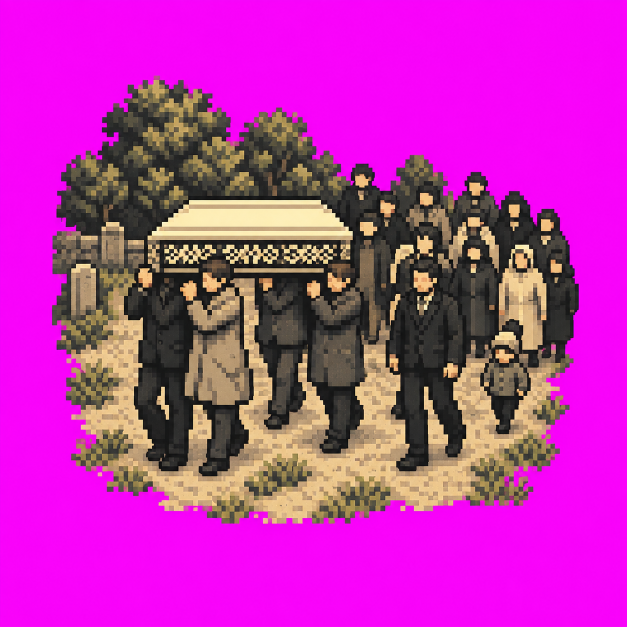
#> input picture gen/cemetery_memories_raw/procession.png, 1254 x 1254 px (shown at 1/2 size)
$ python build_cemetery_memories.py
#> lines starting #> are read from the running program, lines starting #| are printed output that depends on the picture; after the words box and inside, x2 and y2 are one past the last pixel; in counts of white or black regions, pixels touching at a corner belong together
"""Key, crop, and pixel-grid the three GPT-generated cemetery-memory scenes."""
from pathlib import Path

import numpy as np
from PIL import Image, ImageFilter

ROOT = Path(__file__).resolve().parents[1]
SOURCES = {
    "procession": ROOT / "gen/cemetery_memories_raw/procession.png",
    "memorial": ROOT / "gen/cemetery_memories_raw/memorial_ceremony.png",
    "wooden_cross": ROOT / "gen/cemetery_memories_raw/wooden_cross_gathering.png",
}
DEST = ROOT / "docs/img/memories"
KEY_SIZE = 160
OUTPUT_SIZE = 512


def prepare(source: Path, target: Path) -> None:
    rgba = np.array(Image.open(source).convert("RGBA"))
    red, green, blue = (rgba[..., i].astype(np.int16) for i in range(3))
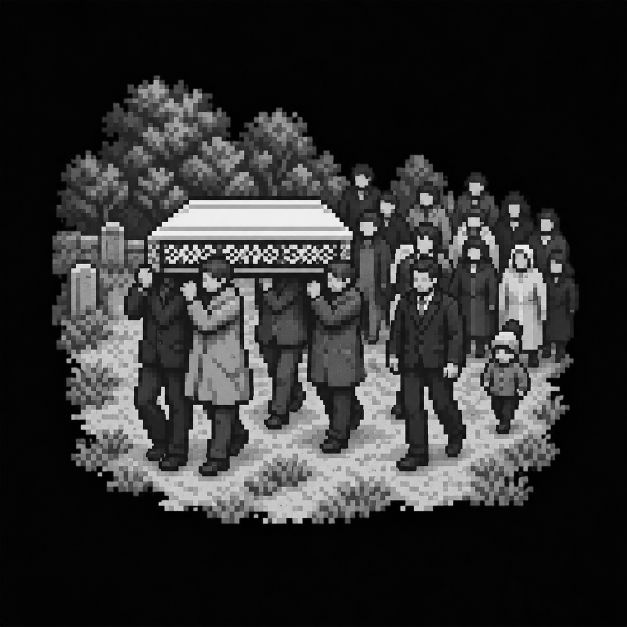
#> green: shape (1254, 1254) int16 (shown at 1/2 size); min 0, max 255, mean 47.9
    magenta = (red > 140) & (blue > 140) & (green < 125) & (np.abs(red - blue) < 110)
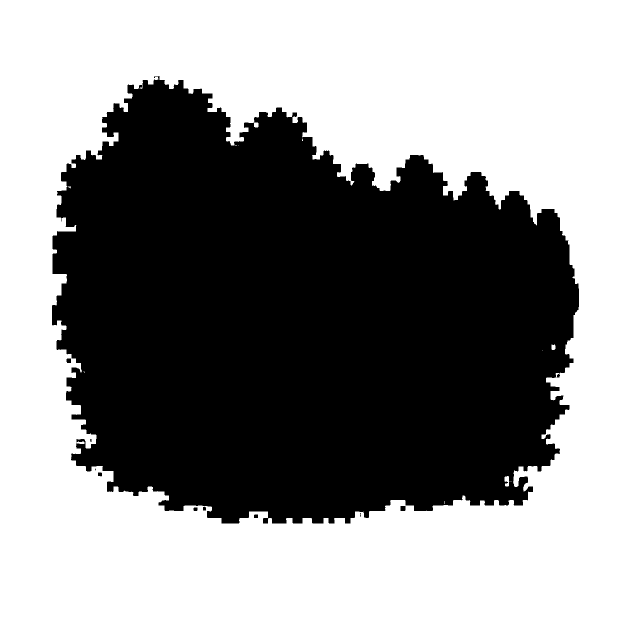
#> magenta: shape (1254, 1254) bool (shown at 1/2 size); 55.2% white; 10 black regions (3 under 20 px), largest, box (x1, y1, x2, y2) and area: (104, 152, 1158, 1047) 704687, (801, 1012, 811, 1022) 99, (133, 717, 142, 726) 78
    rgba[..., 3] = np.where(magenta, 0, 255).astype(np.uint8)
    keyed = Image.fromarray(rgba, "RGBA").filter(ImageFilter.MinFilter(3))
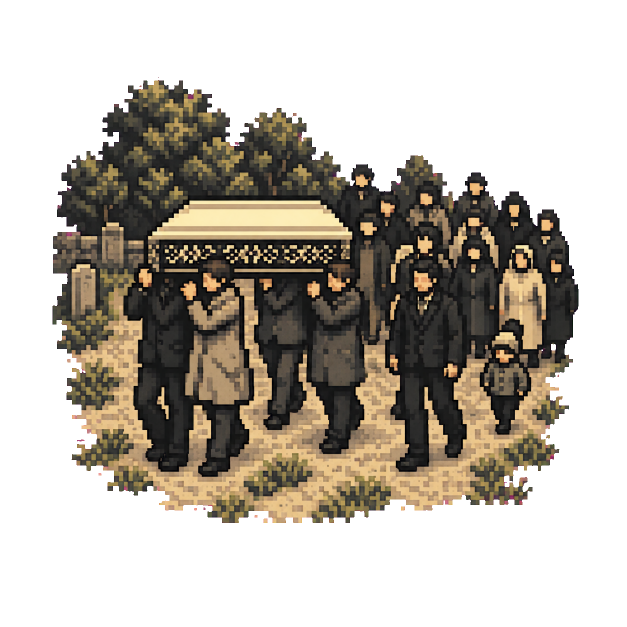
#> keyed: PIL image 1254x1254 RGBA (shown at 1/2 size); mean R, G, B, A 182.7, 41.9, 168.1, 113.1; transparent parts drawn white
    bounds = keyed.getchannel("A").getbbox()
#> bounds = (105, 154, 1157, 1046)
    if bounds is None:
        raise ValueError(f"No foreground survived chroma keying: {source}")
    crop = keyed.crop(bounds)
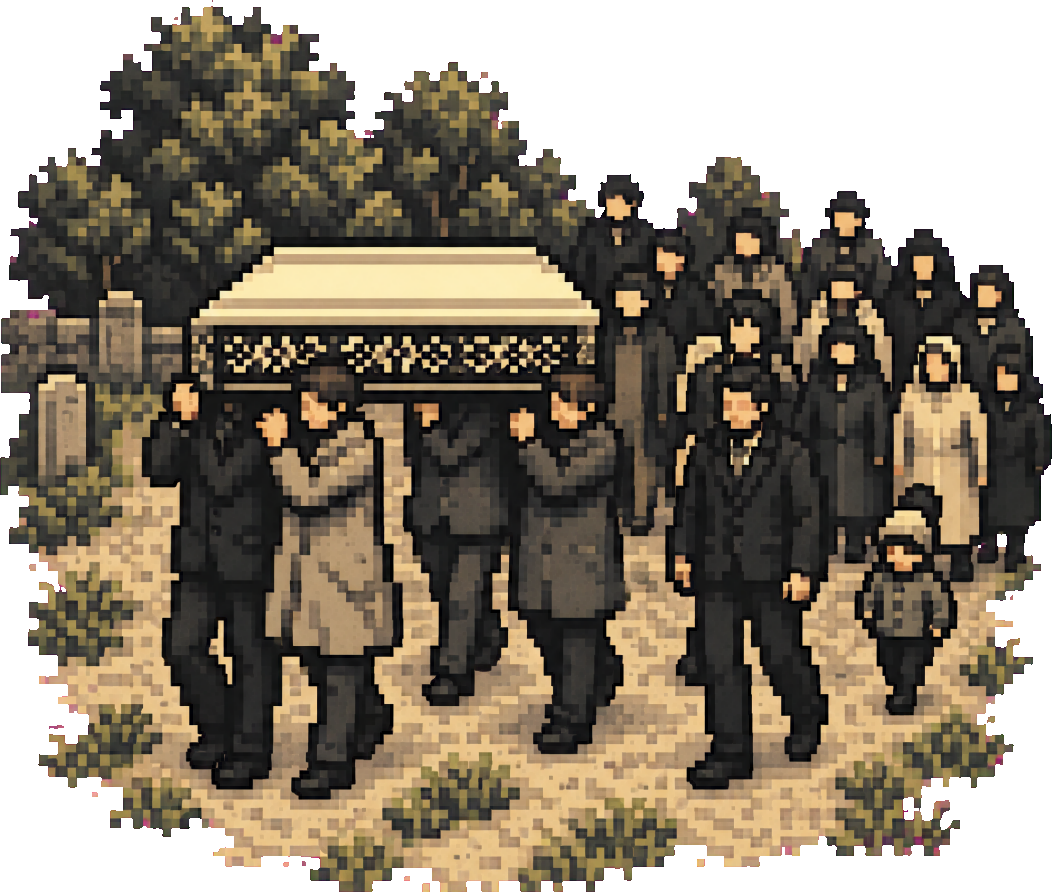
#> crop: PIL image 1052x892 RGBA; mean R, G, B, A 138.9, 68.5, 113.2, 189.5; transparent parts drawn white

    # Reduce noisy AI texture to a deliberately coarse, nearest-neighbor pixel grid.
    rgb = crop.convert("RGB").quantize(colors=56, method=Image.Quantize.MEDIANCUT, dither=Image.Dither.NONE).convert("RGB")
    rgb = rgb.resize((KEY_SIZE, KEY_SIZE), Image.Resampling.NEAREST)
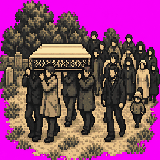
#> rgb: PIL image 160x160 RGB; mean R, G, B 138.7, 68.9, 113.3
    pixelated = rgb.resize((OUTPUT_SIZE, OUTPUT_SIZE), Image.Resampling.NEAREST).convert("RGBA")
    alpha = crop.getchannel("A").resize((KEY_SIZE, KEY_SIZE), Image.Resampling.NEAREST)
#> alpha: PIL image 160x160 L; 74.4% white; 12 black regions (7 under 20 px), largest, box (x1, y1, x2, y2) and area: (0, 0, 160, 74) 4485, (90, 84, 160, 160) 992, (0, 87, 52, 160) 971, (0, 70, 5, 82) 39, (57, 156, 67, 160) 29
    alpha = alpha.resize((OUTPUT_SIZE, OUTPUT_SIZE), Image.Resampling.NEAREST)
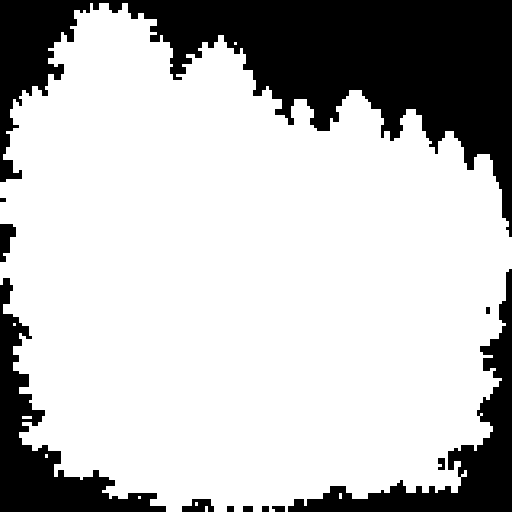
#> alpha: PIL image 512x512 L; 74.4% white; 12 black regions, largest, box (x1, y1, x2, y2) and area: (0, 0, 512, 237) 45966, (288, 269, 512, 512) 10145, (0, 278, 166, 512) 9918
    pixelated.putalpha(alpha)
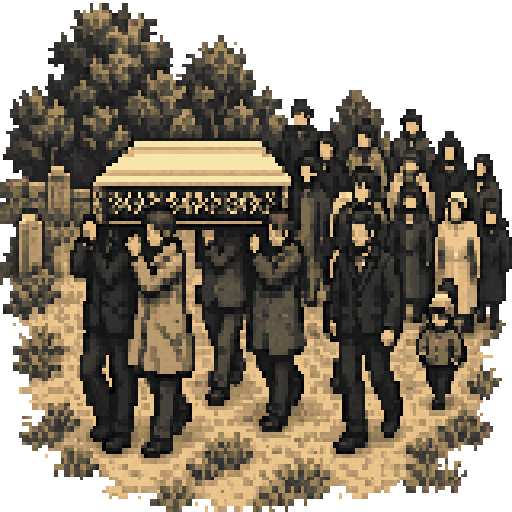
#> pixelated: PIL image 512x512 RGBA; mean R, G, B, A 138.6, 68.9, 113.2, 189.8; transparent parts drawn white
    pixelated.save(target, optimize=True)


def main() -> None:
    DEST.mkdir(parents=True, exist_ok=True)
    for name, source in SOURCES.items():
        target = DEST / f"{name}.png"
        prepare(source, target)
        print(f"{target.relative_to(ROOT)} {Image.open(target).size}")
#> pass 2 of the loop in main, `for name, source in SOURCES.items():`:
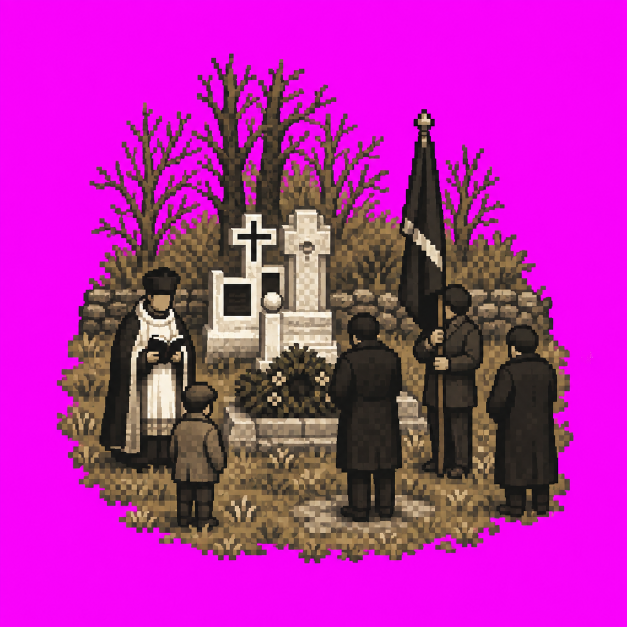
#> input picture gen/cemetery_memories_raw/memorial_ceremony.png, 1254 x 1254 px (shown at 1/2 size)
#> in prepare (call 2), `magenta = (red > 140) & (blue > 140) & (green < 125) & (np.abs(red - b..`:
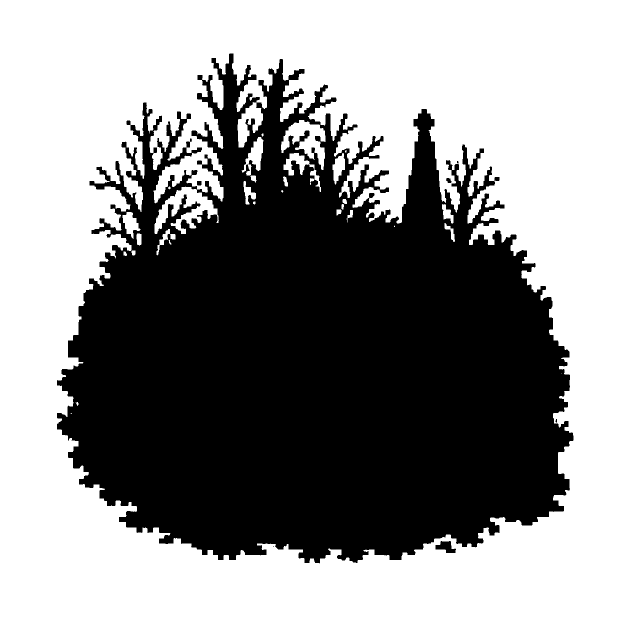
#> magenta: shape (1254, 1254) bool (shown at 1/2 size); 56.2% white; 7 black regions (3 under 20 px), largest, box (x1, y1, x2, y2) and area: (114, 107, 1147, 1127) 688349, (871, 1082, 912, 1106) 586, (394, 362, 403, 371) 79, (892, 356, 903, 366) 78
#> bounds = (115, 108, 1146, 1125)
#> crop: PIL image 1031x1017 RGBA
#> in prepare (call 2), `pixelated.putalpha(alpha)`:
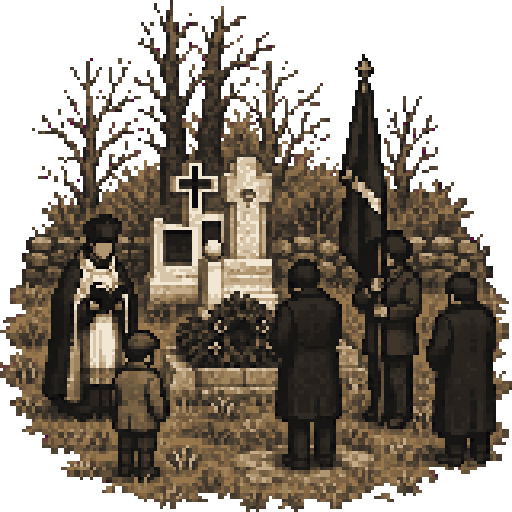
#> pixelated: PIL image 512x512 RGBA; mean R, G, B, A 138.4, 48.1, 118.8, 162.3; transparent parts drawn white
#> pass 3 of the loop in main, `for name, source in SOURCES.items():`:
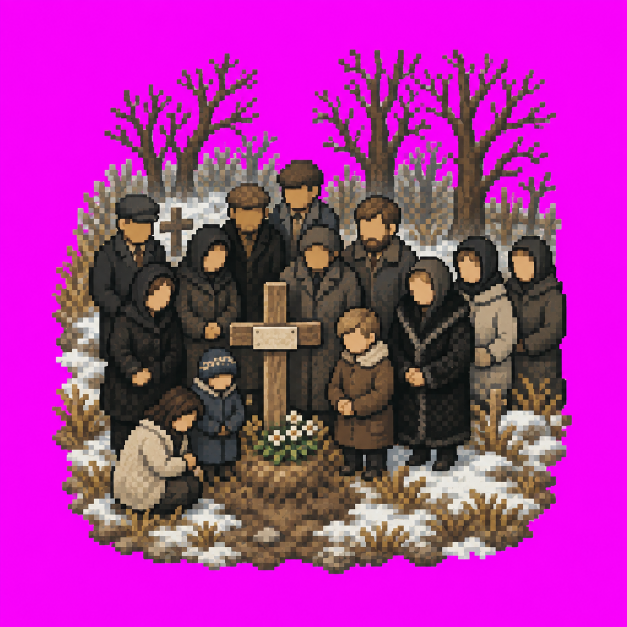
#> input picture gen/cemetery_memories_raw/wooden_cross_gathering.png, 1254 x 1254 px (shown at 1/2 size)
#> in prepare (call 3), `magenta = (red > 140) & (blue > 140) & (green < 125) & (np.abs(red - b..`:
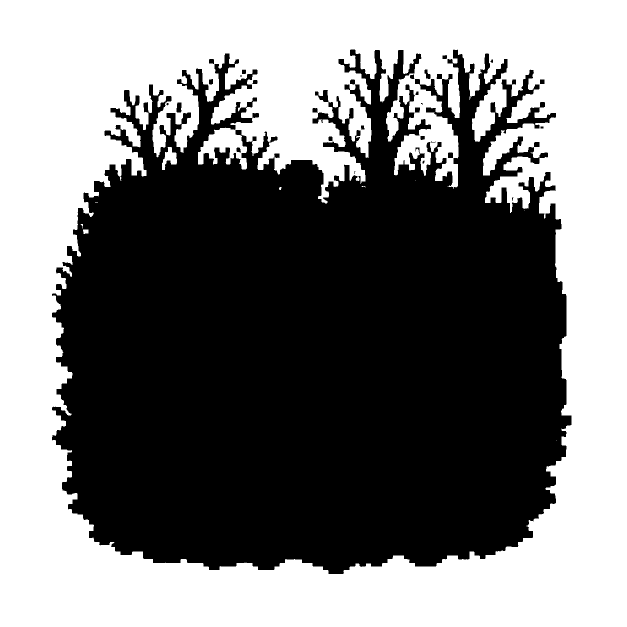
#> magenta: shape (1254, 1254) bool (shown at 1/2 size); 48% white; 13 white regions (9 under 20 px), largest, box (x1, y1, x2, y2) and area: (0, 0, 1254, 1254) 753551, (324, 294, 354, 340) 703, (166, 459, 177, 468) 87, (558, 374, 563, 380) 24
#> bounds = (105, 100, 1142, 1147)
#> crop: PIL image 1037x1047 RGBA
#> in prepare (call 3), `pixelated.putalpha(alpha)`:
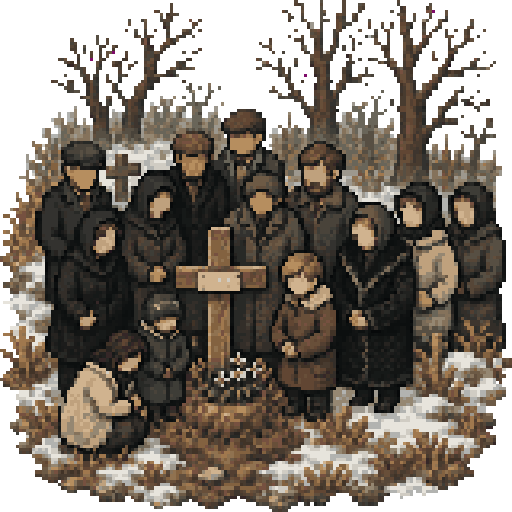
#> pixelated: PIL image 512x512 RGBA; mean R, G, B, A 126.3, 60.5, 108.2, 188; transparent parts drawn white


if __name__ == "__main__":
    main()
